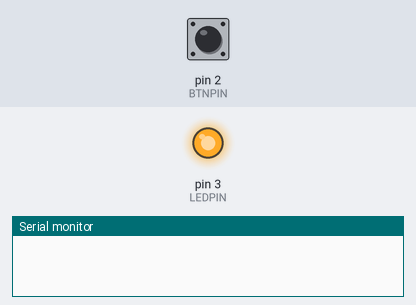
The sketch below on a simulated Arduino Uno, built with avr-gcc and run on an emulated ATmega328P. Parts: output pins drawn as LEDs (lit = HIGH), the last lines printed to the serial monitor. Dashed ring = blinking. The inputs (shaded band) are chosen by the test bench; at power-on: pin 2 (BTNPIN) LOW.

Above: at 1.2 s.
1.3 s: pin 2 (BTNPIN) pulled HIGH for 1 s
At 1.55 s:
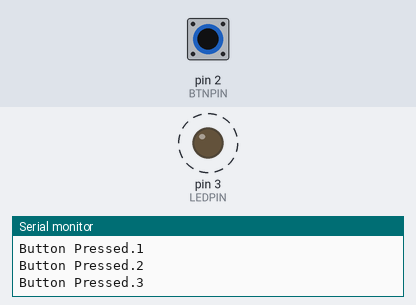
4.3 s: pin 2 (BTNPIN) pulled HIGH for 3.2 s
At 8.6 s:
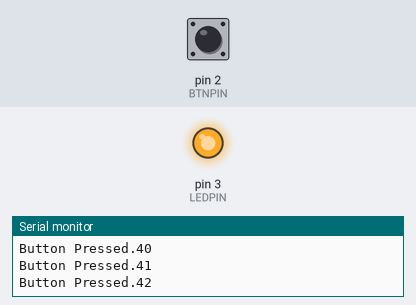
Timing chart, 0 to 10.1 s (numbered marks = the images above; inputs shaded):
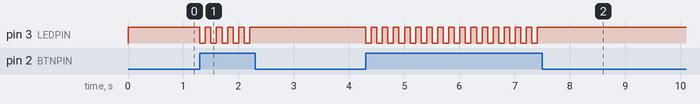

Measured:
- after the input at 1.3 s, pin 3 (LEDPIN): alternates HIGH for 0.10 s and LOW for 0.10 s, 10 changes in all, then stays HIGH, starting at once
- after the input at 4.3 s, pin 3 (LEDPIN): alternates HIGH for 0.10 s and LOW for 0.10 s, 32 changes in all, then stays HIGH, starting at once

The sketch:

buttonled1.ino
```cpp
/*
 The code below will use a button to
 toggle an LED light on or off
*/

const int LEDPIN = 3;
const int BTNPIN = 2;

int btnState = 0;
int previousBtnState = 0;
int btnPushCount = 0;

void setup()
{
  pinMode(BTNPIN, INPUT);
  pinMode(LEDPIN, OUTPUT);
  Serial.begin(9600);
}

void loop()
{
  btnState = digitalRead(BTNPIN);

  if(btnState != previousBtnState)
  {
    btnPushCount++;
    Serial.print("Button Pressed.");
    Serial.println(btnPushCount);
  }

  if(btnPushCount % 2 == 0)
    digitalWrite(LEDPIN, HIGH);
  else
    digitalWrite(LEDPIN, LOW);

  delay(100);
}
```
